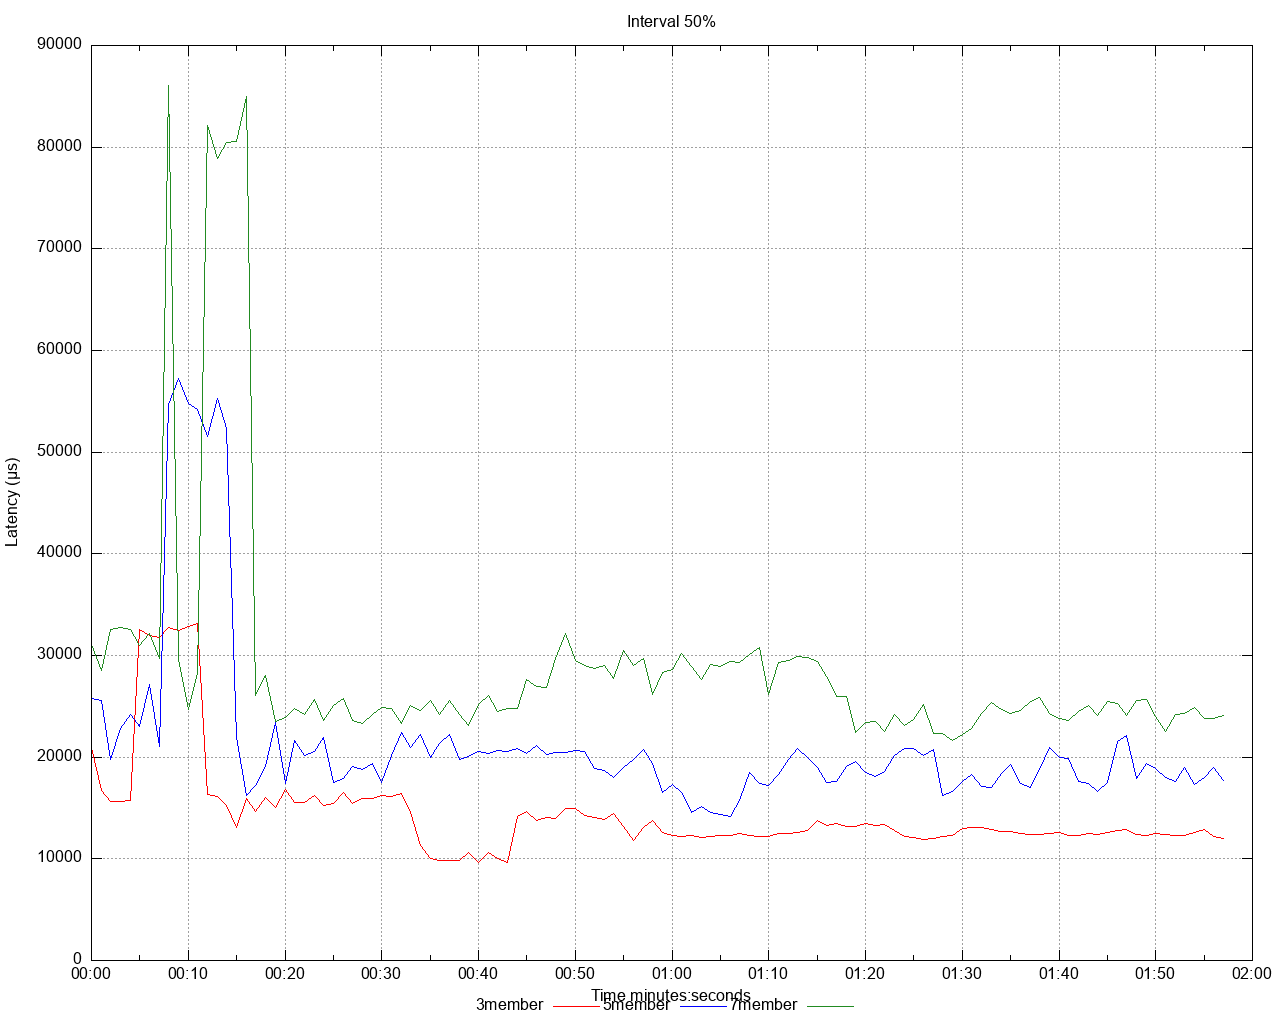

Reproduce this figure in gnuplot.
set title 'Interval 50%' noenhanced
set style data lines
set datafile separator ","
set terminal png size 1280,1024
set grid
set key below
set xdata time
set timefmt "%s"
offset = 0
t0(x)=(offset=($0==0) ? x : offset, x - offset)
set xlabel 'Time minutes:seconds'
set ylabel 'Latency (μs)'
set output '/Users/gbarnett/git/hazelcast-simulator/atomicreference/3and5and7/latency/latency_interval_50_write.png'
plot \
   '/Users/gbarnett/git/hazelcast-simulator/atomicreference/3and5and7/data/latency_interval_50_write_1.data' using (t0(timecolumn(1))):2 title "3member" noenhanced lt rgb "red", \
   '/Users/gbarnett/git/hazelcast-simulator/atomicreference/3and5and7/data/latency_interval_50_write_2.data' using (t0(timecolumn(1))):2 title "5member" noenhanced lt rgb "blue", \
   '/Users/gbarnett/git/hazelcast-simulator/atomicreference/3and5and7/data/latency_interval_50_write_3.data' using (t0(timecolumn(1))):2 title "7member" noenhanced lt rgb "forest-green", \
